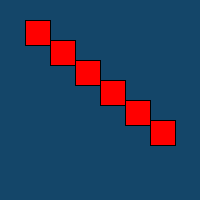
Frame 1 (no input)
Frame 60 (the mouse pressed at the canvas centre just before this capture): identical to frame 1, image omitted
Frame 120 (the mouse held since frame 60 and released just before this capture): identical to frame 1, image omitted

The Processing sketch that drew this single still picture (run headless with seeded random() and noise(); from frame 60 on, the mouse is pressed at the canvas centre):

// Processing sketch: Example35
// ── Example35.pde
/* Example35

 */
 int i = 1;
void setup() 
{ 
    size(200,200); 
    background(20,70,105); 
}

void draw()
{
    while (i < 7)
    {
        drawRedSquare(25, i*25, i*20);
        i++;
    }
}

void drawRedSquare(int length, int xCoord, int yCoord)
{
    fill(255,0,0);
    rect(xCoord,yCoord, length, length);
}

/*
void setup() 
{ 
    size(200,200); 
    background(20,70,105); 
}

void draw()
{
    for (int i = 1; i < 7; i++)
    {
        drawRedSquare(25, i*25, i*20);
    }
}

void drawRedSquare(int length, int xCoord, int yCoord)
{
    fill(255,0,0);
    rect(xCoord,yCoord, length, length);
}

*/
